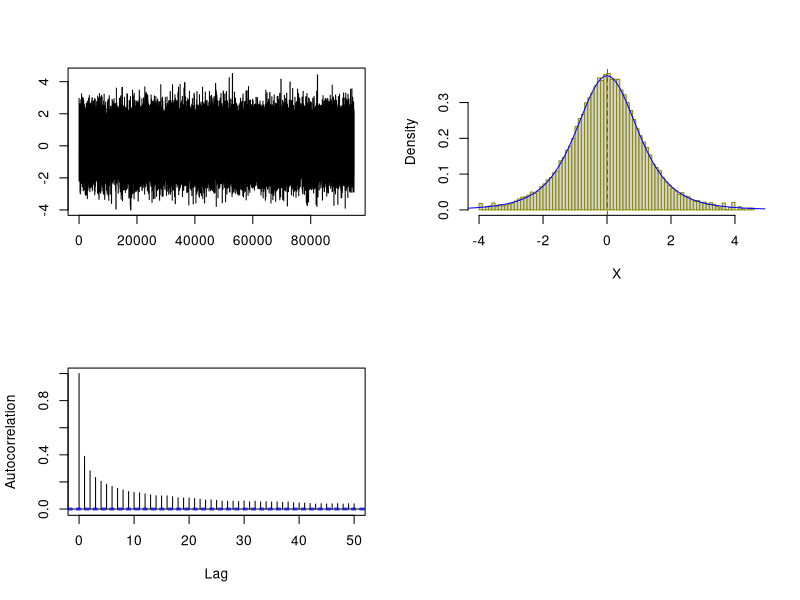
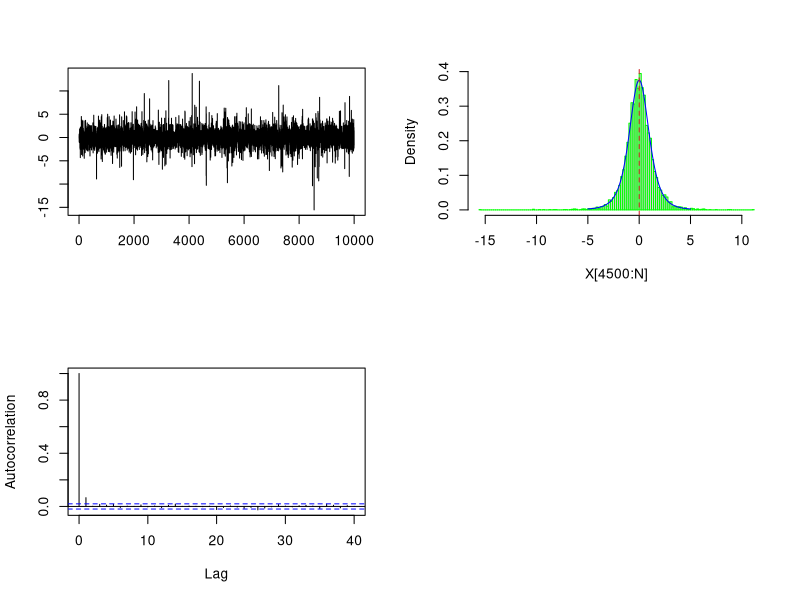

Source code (R) for these figures, in order:
# Normal(0,1)
N <- 10^5
df <- 4
X<- rep(rnorm(1),N)
alpha<-rep(0,N)
for(t in 2:N){
  Y <- rnorm(1)
  alpha[t]<- min(1, (dt(Y, df)*dnorm(X[t-1]))/(dt(X[t-1],df)*dnorm(Y)))
  if(runif(1)<alpha[t]){
    X[t] <- Y
  }else{
    X[t]=X[t-1]
  }
  print(t) 
}
mean(X)
mean(alpha[-1])

par(mfrow=c(2,2))
plot(X[5000:N], type="l", ylab="", xlab="")
##histogram
hist(X, breaks=100, border= "yellow4",freq=F, main="")
lines(seq(-10,10, by=0.1), dt(seq(-10,10, by=0.1),4),type="l", col="blue")
abline(v=mean(X), col="firebrick3", lty=2)
acf(X, main="",ylab="Autocorrelation")



#####################################################################################################
#t with v=2 degrees of freedom.
N <- 10^4
df <- 4
X<- rep(rnorm(1),N)
alpha.p<-rep(0,N)
for(s in 2:N){
  y <- rt(1,2)
  alpha.p[s] <- min(1, (dt(y,df)*dt(X[s-1],2))/(dt(X[s-1],df)*dt(y,2)))
  if(runif(1)<alpha.p[s]){
    X[s] <- y
  }else{
    X[s]=X[s-1]
  }
  print(s)
}
mean(X)
mean(alpha.p[-1])

par(mfrow=c(2,2))
plot(X, type="l", ylab="", xlab="")
##histogram
hist(X[4500:N], breaks=100, border="green",freq=F, main="")
lines(seq(-5,5, by=.01), dt(seq(-5,5, by=.01),4),type="l", col="blue")
abline(v=mean(X), col="firebrick3", lty=2)
acf(X, main="",ylab="Autocorrelation")


